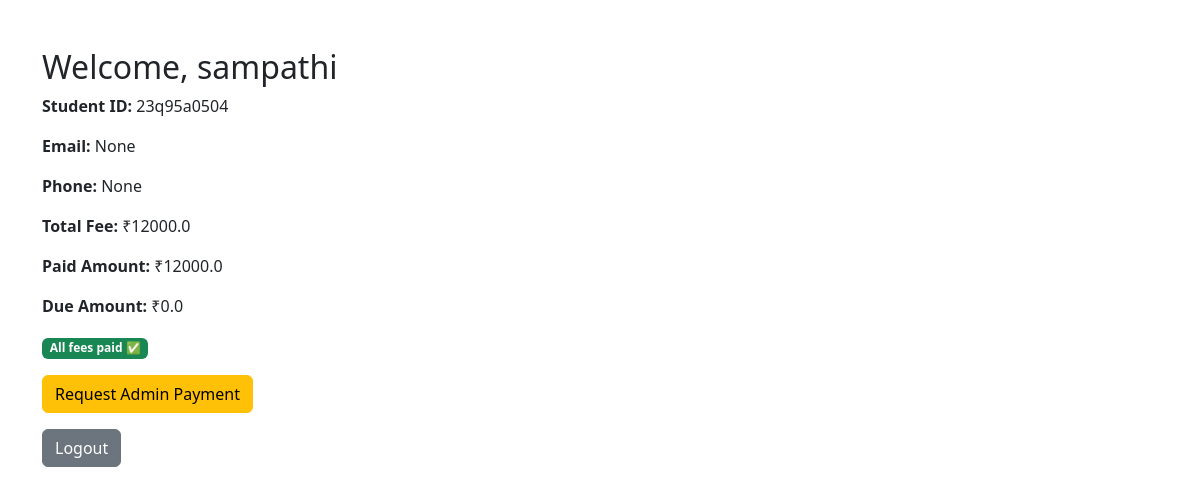
The page /student/dashboard (signed in) on the database its author committed.
### tables this page shows
CREATE TABLE students (
            sid TEXT PRIMARY KEY,
            name TEXT NOT NULL,
            total REAL NOT NULL,
            balance REAL NOT NULL,
            password TEXT NOT NULL
        , branch_id INTEGER, section_id INTEGER, email TEXT, phone TEXT, admin_request INTEGER DEFAULT 0);

### app.py (the view)
@app.route("/student/dashboard")
def student_dashboard():
    if "student_id" not in session:
        return redirect(url_for("student_login"))
    sid = session["student_id"]
    with get_db_connection() as conn:
        student = conn.execute("SELECT * FROM students WHERE sid=?", (sid,)).fetchone()
    if not student:
        session.pop("student_id", None)
        flash("Student not found ❌", "danger")
        return redirect(url_for("student_login"))
    student_dict = dict(student)
    student_dict['paid_amount'] = student_dict['total'] - student_dict['balance']
    student_dict['due_amount'] = student_dict['balance']
    return render_template("student_dashboard.html", student=student_dict)

### app.py (called while the page is built)
def get_db_connection():
    conn = sqlite3.connect(DB_PATH, timeout=10)
    conn.row_factory = sqlite3.Row
    conn.execute("PRAGMA foreign_keys=ON")
    return conn

### templates/student_dashboard.html (shortened to what this page needs)
<!DOCTYPE html>
<html>
<head>
    <link rel="stylesheet" href="https://cdn.jsdelivr.net/npm/bootstrap@5.3.0/dist/css/bootstrap.min.css">
</head>
<body class="container mt-5">
<h2>Welcome, {{ student['name'] }}</h2>
<p><strong>Student ID:</strong> {{ student['sid'] }}</p>
<p><strong>Email:</strong> {{ student['email'] }}</p>
<p><strong>Phone:</strong> {{ student['phone'] }}</p>
<p><strong>Total Fee:</strong> ₹{{ student['total'] }}</p>
<p><strong>Paid Amount:</strong> ₹{{ student['paid_amount'] }}</p>
<p><strong>Due Amount:</strong> ₹{{ student['due_amount'] }}</p>
{% if student['due_amount'] > 0 %}
    <a href="{{ url_for('student_pay') }}" class="btn btn-success">Pay Online</a>
{% else %}
    <span class="badge bg-success">All fees paid ✅</span>
{% endif %}
<form method="POST" action="{{ url_for('request_admin_payment') }}" class="mt-3">
    <button type="submit" class="btn btn-warning">Request Admin Payment</button>
</form>
<a href="{{ url_for('student_logout') }}" class="btn btn-secondary mt-3">Logout</a>
</body>
</html>

### rows shown on the page
students: name "sampathi", sid "23q95a0504", total "12000.0", due_amount "0.0"

### other values the page prints
{{ student['email'] }} "None"
{{ student['phone'] }} "None"
{{ student['paid_amount'] }} "12000.0"
